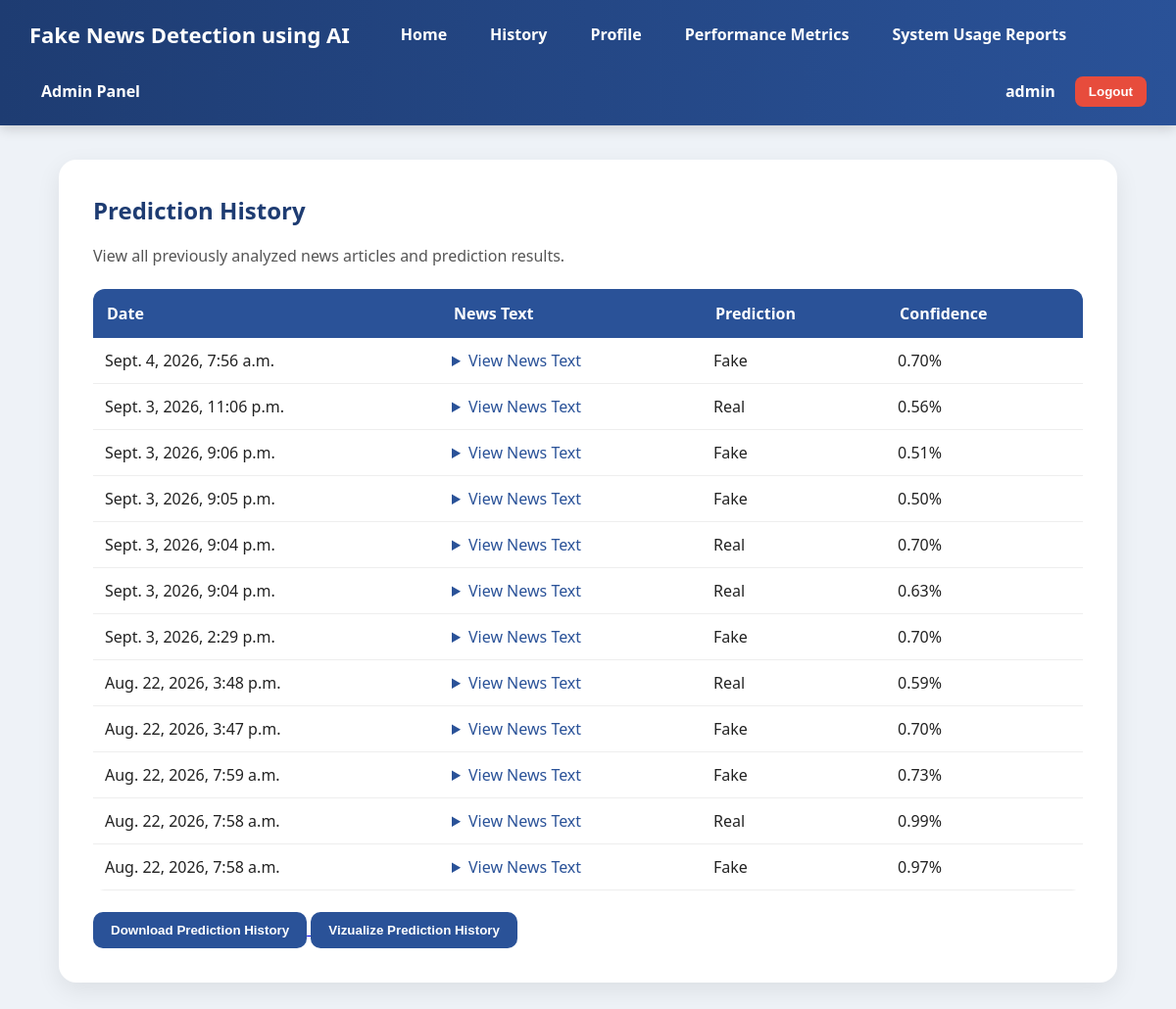
Page /history/ (signed in) on the committed database.
### detector/models.py (models this page shows, shortened)
class NewsAnalysis(models.Model):
    user = models.ForeignKey(User, on_delete=models.CASCADE)
    input_text = models.TextField()
    prediction_result = models.CharField(max_length=20)
    confidence_score = models.FloatField()
    analysis_date = models.DateTimeField(auto_now_add=True)
    model = models.ForeignKey(MLModel, on_delete=models.CASCADE, null=True)

### detector/views.py (the view)
# urls.py: path("history/", views.history, name="history"),
@login_required
def history(request):
    data = NewsAnalysis.objects.filter(
        user=request.user
    ).order_by("-analysis_date")
    return render(request, "history.html", {
        "predictions": data
    })

### templates/history.html (shortened to what this page needs)
{% extends "site_base.html" %}
{% block content %}
<h2>Prediction History</h2>
<p style="color:#555; margin-bottom:20px;">
View all previously analyzed news articles and prediction results.
</p>
{% if predictions %}
<table>
    <tr>
        <th>Date</th>
        <th>News Text</th>
        <th>Prediction</th>
        <th>Confidence</th>
    </tr>
    {% for item in predictions %}
    <tr>
        <td>{{ item.analysis_date }}</td>
        <td>
            <details>
                <summary style="cursor:pointer; color:#2a5298;">
                    View News Text
                </summary>
            </details>
        </td>
        <td>
            {% if item.prediction_result == "Real" %}
                 Real
            {% else %}
                 Fake
            {% endif %}
        </td>
        <td>{{ item.confidence_score|floatformat:2 }}%</td>
    </tr>
    {% endfor %}
</table>
<br>
<a href="{% url 'export_history' %}">
    <button class="primary">Download Prediction History</button>
</a>
<a href="{% url 'history_chart' %}">
    <button class="primary">Vizualize Prediction History</button>
</a>
{% else %}
<div class="error">
    No prediction history available.
</div>
{% endif %}
{% endblock %}

### templates/site_base.html (shortened to what this page needs)
<!DOCTYPE html>
<html>
<head>
</head>
<body>
<nav>
<div style="display:flex; align-items:center; gap:20px; flex-wrap:wrap; width:100%;">
    <div style="font-size:22px; font-weight:700; color:white; margin-right:20px;">
        Fake News Detection using AI
    </div>
    {% if user.is_authenticated %}
        <a href="{% url 'home' %}">Home</a>
        <a href="{% url 'history' %}">History</a>
        <a href="{% url 'profile' %}">Profile</a>
        {% if user.is_staff %}
            <a href="{% url 'admin_metrics' %}">Performance Metrics</a>
            <a href="{% url 'usage_report' %}">System Usage Reports</a>
            <a href="{% url 'admin:index' %}">Admin Panel</a>
        {% endif %}
        <div style="margin-left:auto; color:white; font-weight:600;">
            {{ user.username }}
        </div>
        <form action="{% url 'logout' %}" method="post">
            <button type="submit">Logout</button>
        </form>
    {% else %}
    <div style="margin-left:auto;"></div>
    {% if request.path == "/" %}
        <a href="{% url 'login' %}">Login</a>
        <a href="{% url 'register' %}">Register</a>
    {% endif %}
{% endif %}
</div>
</nav>
<div class="container">
{% block content %}
{% endblock %}
</div>
</body>
</html>

### templates/site_base.html (style rules this page uses)
* { margin:0; padding:0; box-sizing:border-box; }
body { font-family: 'Segoe UI', Arial, sans-serif; background:#eef2f7; color:#222; }
nav { background:linear-gradient(90deg,#1e3c72,#2a5298); padding:16px 30px; display:flex; align-items:center; gap:15px; flex-wrap:wrap; box-shadow:0 4px 12px rgba(0,0,0,0.15); }
nav a { color:white; text-decoration:none; font-weight:600; padding:8px 12px; border-radius:8px; transition:0.3s; }
nav form { display:inline; }
nav button { background:#e74c3c; color:white; border:none; padding:8px 14px; border-radius:8px; cursor:pointer; font-weight:600; }
.container { width:90%; max-width:1100px; margin:35px auto; background:white; padding:35px; border-radius:18px; box-shadow:0 8px 24px rgba(0,0,0,0.08); }
h1,h2,h3 { margin-bottom:18px; color:#1e3c72; }
p { margin-bottom:12px; line-height:1.6; }
button.primary { background:#2a5298; color:white; border:none; padding:11px 18px; border-radius:10px; cursor:pointer; font-weight:600; transition:0.3s; }
table { width:100%; border-collapse:collapse; margin-top:15px; overflow:hidden; border-radius:12px; }
th { background:#2a5298; color:white; padding:14px; text-align:left; }
td { padding:12px; border-bottom:1px solid #eee; }

### rows in the picture
NewsAnalysis: analysis_date "Sept. 4, 2026, 7:56 a.m.", prediction_result "Fake", confidence_score "0.70"
NewsAnalysis: analysis_date "Sept. 3, 2026, 11:06 p.m.", prediction_result "Real", confidence_score "0.56"
NewsAnalysis: analysis_date "Sept. 3, 2026, 9:06 p.m.", prediction_result "Fake", confidence_score "0.51"
NewsAnalysis: analysis_date "Sept. 3, 2026, 9:05 p.m.", prediction_result "Fake", confidence_score "0.50"
NewsAnalysis: analysis_date "Sept. 3, 2026, 9:04 p.m.", prediction_result "Real", confidence_score "0.70"
NewsAnalysis: analysis_date "Sept. 3, 2026, 9:04 p.m.", prediction_result "Real", confidence_score "0.63"
NewsAnalysis: analysis_date "Sept. 3, 2026, 2:29 p.m.", prediction_result "Fake", confidence_score "0.70"
NewsAnalysis: analysis_date "Aug. 22, 2026, 3:48 p.m.", prediction_result "Real", confidence_score "0.59"
NewsAnalysis: analysis_date "Aug. 22, 2026, 3:47 p.m.", prediction_result "Fake", confidence_score "0.70"
NewsAnalysis: analysis_date "Aug. 22, 2026, 7:59 a.m.", prediction_result "Fake", confidence_score "0.73"
NewsAnalysis: analysis_date "Aug. 22, 2026, 7:58 a.m.", prediction_result "Real", confidence_score "0.99"
NewsAnalysis: analysis_date "Aug. 22, 2026, 7:58 a.m.", prediction_result "Fake", confidence_score "0.97"

### other values in the picture
{{ user.username }} "admin"
